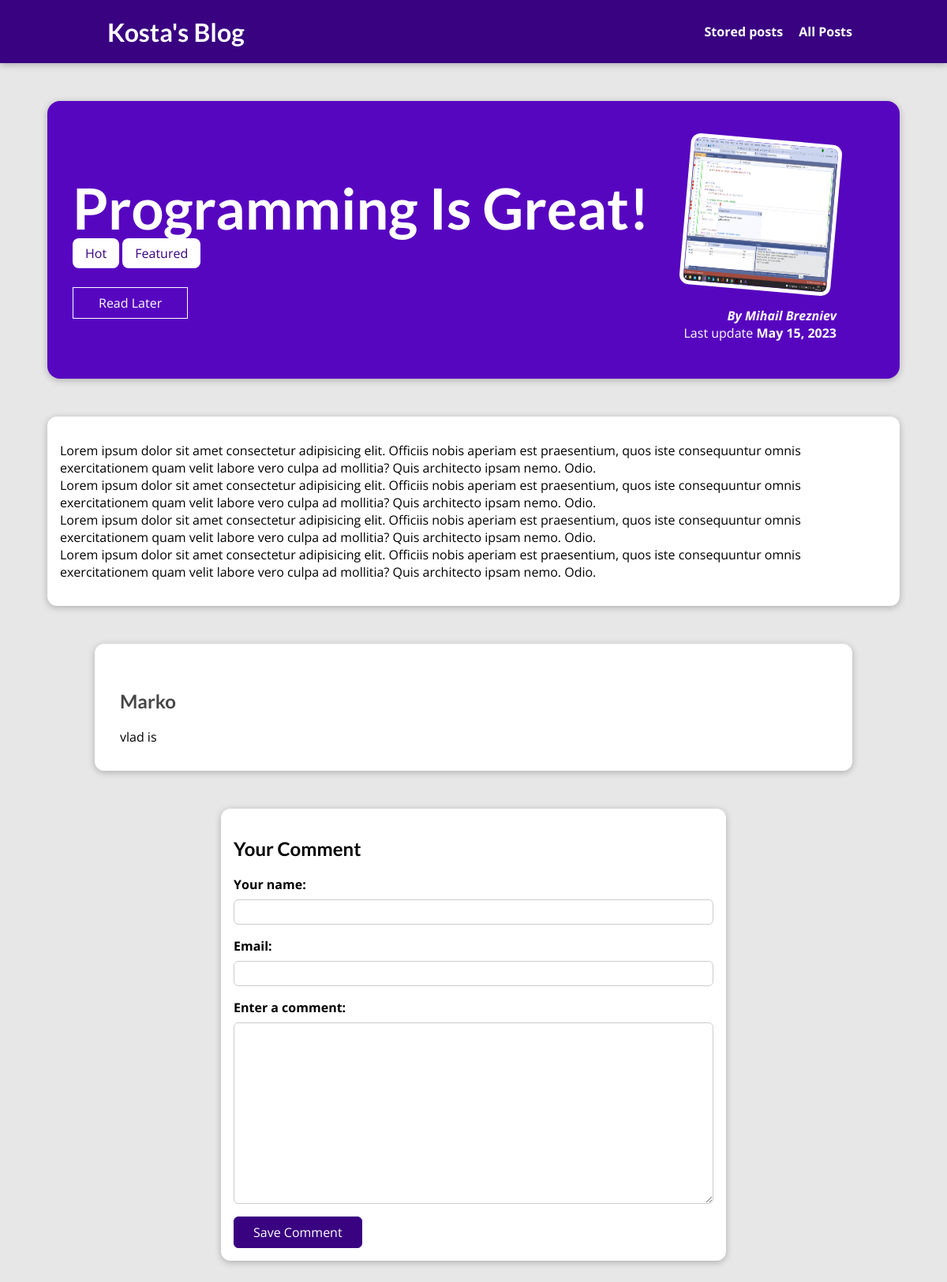
The page /posts/programming-is-great on the database its author committed.
### blog/models.py (models this page shows, shortened)
class Post(models.Model):
    title=models.CharField(max_length=150)
    excerpt=models.CharField(max_length=200)
    image=models.ImageField(upload_to="images", null=True)
    date=models.DateField(auto_now=True)
    slug=models.SlugField(unique=True, db_index=True)
    contnet=models.TextField(validators=[MinLengthValidator(10)])
    author=models.ForeignKey(Author, null=True, on_delete=models.SET_NULL, related_name="posts")
    tag=models.ManyToManyField(Tag)

class Tag(models.Model):
    caption=models.CharField(max_length=10)

class Author(models.Model):
    first_name=models.CharField(max_length=50)
    last_name=models.CharField(max_length=50)
    email=models.EmailField()
    def fully_name(self):
        return f"{self.first_name} {self.last_name}"
    def __str__(self):
        return self.fully_name()

class Comment(models.Model):
    user_name=models.CharField(max_length=50, null=False)
    email=models.EmailField(max_length=254, null=False)
    text=models.TextField()
    post=models.ForeignKey(Post, on_delete=models.CASCADE, related_name="comments")

### blog/views.py (the view, shortened to what this page needs)
# urls.py: path("posts/<slug:slug>", views.Single_postView.as_view(), name="post-detail"), #posts/my-first-page
class Single_postView(View):
    def is_stored_post(self,request, post_id):
        stored_post=request.session.get("stored_post")
        if stored_post is not None:
            is_saved_for_later= post_id in stored_post
        else:
            is_saved_for_later = False
        return is_saved_for_later
    def get(self,request, slug):
        post=Post.objects.get(slug=slug)
        context={
        "post":post,
        "post_tag":post.tag.all(),
        "form":CommentForm(),
        "comments":post.comments.all().order_by("-id"),
        "is_stored": self.is_stored_post(request, post.id)
        }
        return render(request, "blog/post-detail.html", context)

### blog/forms.py
class CommentForm(forms.ModelForm):
    class Meta:
        model=Comment
        exclude= ["post"]
        labels={
            "user_name":"Your name",
            "email":"Email",
            "text":"Enter a comment"
        }

### blog/templates/blog/post-detail.html (shortened to what this page needs)
{% extends "base.html" %}
{% load static %}
{% block css_files %}
    <link rel="stylesheet" href="{% static 'blog/post-detail.css' %}">
{% endblock css_files %}
{% block content %}
    <section id="summary">
        <h2>{{ post.title }}</h2>
        <div>
            {% for tag in post_tag %}
                <span class="tag">{{tag.caption}}</span>
            {% endfor %}
        </div>
        <div id="read-later">
            <form action="{% url 'read-later' %}" method="POST" >
                <button>
                    {% if is_stored %}
                        Remove it from "Read Later" list
                    {% else %}
                        Read Later
                    {% endif %}
                </button>
            </form>
        </div>
        <article>
            <img src="{{ post.image.url }}" alt="{{post.title}}"/>
            <address>
                By <a href="mailto: {{post.author.email}}"> {{post.author}}</a>
            </address>
            <div>
                Last update <time>{{post.date}}</time>
            </div>
        </article>
    </section>
    <main>
        <p>{{post.contnet|linebreaks}}</p>
    </main>
    <section id="comments">
        <ul>
            {% for comment in comments  %}
                <li>
                    <br>
                    <h2>{{comment.user_name}}</h2>
                    <p>{{comment.text|linebreaks}}</p>
                </li>
            {% endfor %}
        </ul>
    </section>
    <section id="comment-form">
        <h2>Your Comment</h2>
        <form action="{% url 'post-detail' post.slug %}" method="POST">
            {% for form_field in form %}
                <div class="form-control {% if form_field.errors %}invalid{% endif %}">
                    {{form_field.label_tag}}
                    {{form_field}}
                </div>
            {% endfor %}
            <button>Save Comment</button>
        </form>
    </section>
{% endblock content %}

### templates/base.html (shortened to what this page needs)
{% load static %}
<!DOCTYPE html>
<html lang="en">
<head>
  <link rel="stylesheet" href="{% static "app.css" %}">
  {% block css_files %}{% endblock %}
</head>
<body>
  <header id="main-navigation">
    <h1><a href="{% url "starting-page" %}">Kosta's Blog</a></h1>
    <nav>
      <a href="{% url "read-later" %}">Stored posts</a>
      <a href="{% url "posts-page" %}">All Posts</a>
    </nav>
  </header>
  {% block content %}
  {% endblock %}
</body>
</html>

### static/app.css (style rules this page uses)
* { box-sizing: border-box; }
html { font-family: 'Open Sans', 'Lato', sans-serif; }
body { margin: 0; }
h1, h2, h3 { font-family: 'Lato', sans-serif; font-weight: bold; }
#main-navigation { width: 100%; height: 5rem; display: flex; justify-content: space-between; align-items: center; padding: 0 10%; position: absolute; top: 0; left: 0; }
#main-navigation a { text-decoration: none; color: white; font-weight: bold; margin-left: 1rem; }

### blog/static/blog/post-detail.css (style rules this page uses)
body { background-color: #e7e7e7; }
#main-navigation { background-color: #390281; box-shadow: 0 2px 8px rgba(0, 0, 0, 0.25); }
#summary { margin: 8rem auto 3rem auto; padding: 2rem; width: 90%; max-width: 90rem; border-radius: 16px; background-color: #5706c0; position: relative; box-shadow: 0 2px 8px rgba(0, 0, 0, 0.25); height: 22rem; }
#summary h2 { color: white; font-size: 4.5rem; margin-bottom: 0.25rem; }
#summary article { position: absolute; top: 2rem; right: 3rem; padding: 1rem 2rem; border-radius: 12px; text-align: right; color: white; }
#summary article img { width: 12rem; height: 12rem; border-radius: 12px; transform: rotateZ(5deg); border: 5px solid white; margin-bottom: 1rem; }
#summary address { font-weight: bold; }
#summary a { color: white; text-decoration: none; }
#summary time { font-weight: bold; }
#read-later { margin: 2rem 0; }
#read-later button { background-color: transparent; border: 1px solid white; padding: 0.5rem 2rem; font: inherit; color: white; cursor: pointer; }
main { width: 90%; max-width: 90rem; margin: 3rem auto; background-color: white; padding: 1rem; border-radius: 12px; box-shadow: 0 2px 8px rgba(0, 0, 0, 0.25); }
.tag { background-color: white; color: #390281; padding: 0.5rem 1rem; border-radius: 8px; }
#comment-form { margin: 3rem auto; width: 90%; max-width: 40rem; border-radius: 12px; background-color: white; box-shadow: 0 2px 8px rgba(0, 0, 0, 0.25); padding: 1rem; }
#comment-form button { font: inherit; background-color: #390281; color: white; border: 1px solid #390281; padding: 0.5rem 1.5rem; border-radius: 6px; cursor: pointer; }
.form-control { margin-bottom: 1rem; }
.form-control label { font-weight: bold; margin-bottom: 0.5rem; display: block; }
.form-control input, .form-control textarea { display: block; width: 100%; font: inherit; padding: 0.25rem; border-radius: 6px; border: 1px solid #ccc; }
#comments { margin: 3rem auto; width: 90%; max-width: 60rem; border-radius: 12px; background-color: white; box-shadow: 0 2px 8px rgba(0, 0, 0, 0.25); padding: 1rem 2rem; }
#comments ul { list-style: none; margin: 0; padding: 0; }
#comments li { margin-bottom: 1rem; border-bottom: 2px solid #ccc; }
#comments li:last-of-type { border-bottom: none; }
#comments h2 { color: #464646; }

### rows shown on the page
Post: title "Programming Is Great!", image (picture), author "Mihail Brezniev", date "May 15, 2023", contnet "Lorem ipsum dolor sit amet consectetur adipisicing elit. Officiis nobis aperiam est praesentium, quos iste consequuntur omnis exercitationem quam velit labore vero culpa ad mollitia? Quis architecto ipsam nemo. Odio. Lorem ipsum dolor sit amet consectetur adipisicing elit. Officiis nobis aperiam est praesentium, quos iste consequuntur omnis exercitationem quam velit labore vero culpa ad mollitia? Quis architecto ipsam nemo. Odio. Lorem ipsum dolor sit amet consectetur adipisicing elit. Officiis nobis aperiam est praesentium, quos iste consequuntur omnis exercitationem quam velit labore vero culpa ad mollitia? Quis architecto ipsam nemo. Odio. Lorem ipsum dolor sit amet consectetur…"
Tag: caption "Hot"
Tag: caption "Featured"
Comment: user_name "Marko", text "vlad is"
